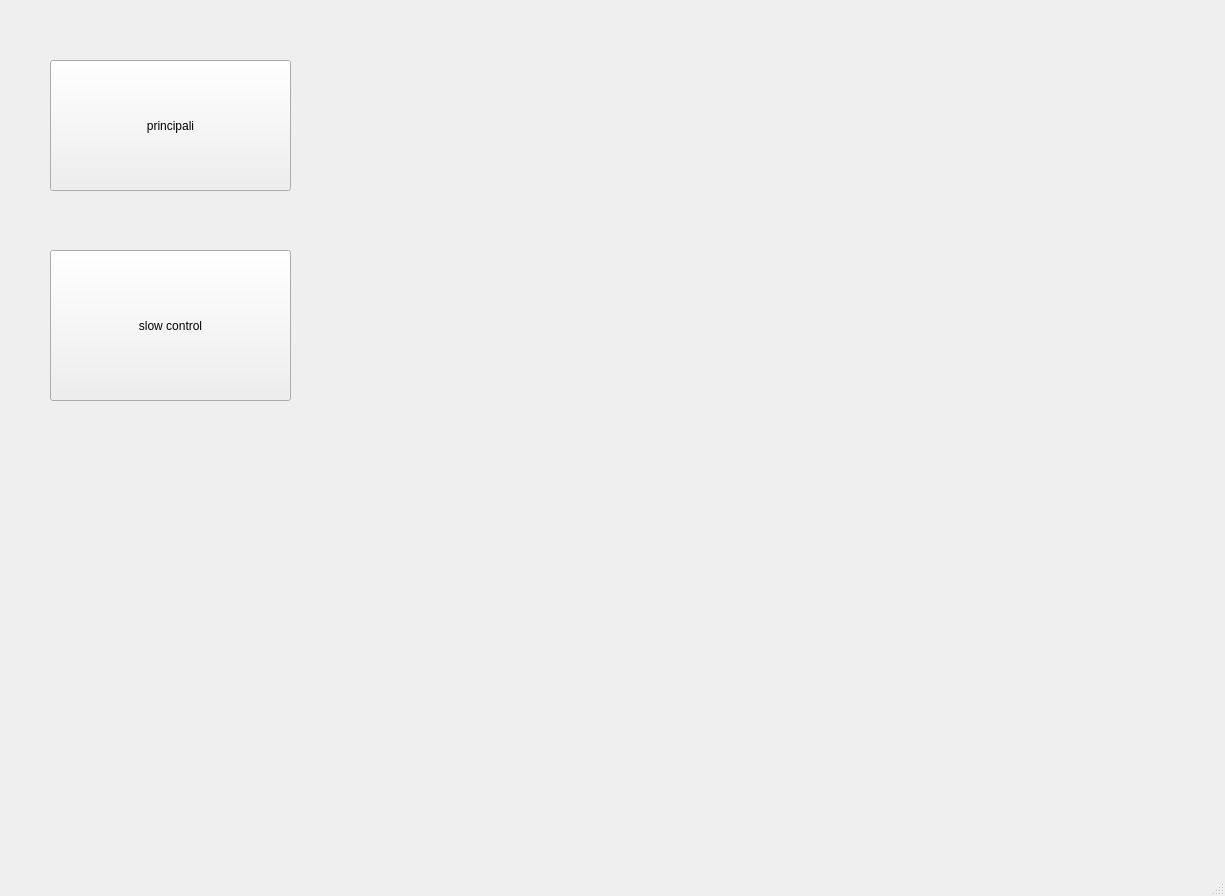
<?xml version="1.0" encoding="UTF-8"?>
<ui version="4.0">
 <class>MainWindow</class>
 <widget class="QMainWindow" name="MainWindow">
  <property name="geometry">
   <rect>
    <x>0</x>
    <y>0</y>
    <width>1225</width>
    <height>896</height>
   </rect>
  </property>
  <property name="windowTitle">
   <string>MainWindow</string>
  </property>
  <widget class="QWidget" name="centralwidget">
   <widget class="QPushButton" name="pushButton">
    <property name="geometry">
     <rect>
      <x>50</x>
      <y>60</y>
      <width>241</width>
      <height>131</height>
     </rect>
    </property>
    <property name="text">
     <string>principali</string>
    </property>
   </widget>
   <widget class="QPushButton" name="pushButton_2">
    <property name="geometry">
     <rect>
      <x>50</x>
      <y>250</y>
      <width>241</width>
      <height>151</height>
     </rect>
    </property>
    <property name="text">
     <string>slow control</string>
    </property>
   </widget>
  </widget>
  <widget class="QMenuBar" name="menubar">
   <property name="geometry">
    <rect>
     <x>0</x>
     <y>0</y>
     <width>1225</width>
     <height>22</height>
    </rect>
   </property>
  </widget>
  <widget class="QStatusBar" name="statusbar"/>
 </widget>
 <resources/>
 <connections/>
</ui>
